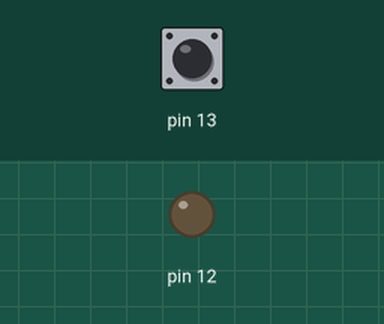
The sketch below on a simulated Arduino Uno, built with avr-gcc and run on an emulated ATmega328P. Parts: output pins drawn as LEDs (lit = HIGH). Inputs (shaded band) come from the test bench; at power-on: pin 13 LOW.

Above: at 1.2 s.
1.3 s: pin 13 pulled HIGH for 0.15 s
At 1.37 s:
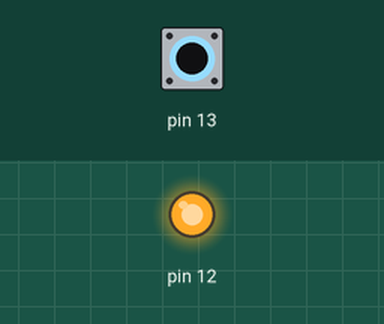
2.9 s: pin 13 pulled HIGH for 3.2 s
At 6.8 s:
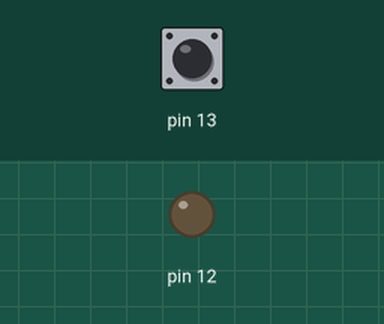
Timing chart, 0 to 8.3 s (numbered marks = the images above; inputs shaded):
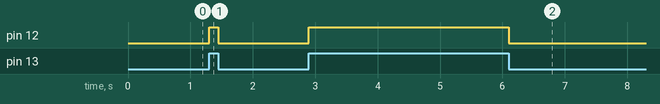

Measured:
- after the input at 1.3 s, pin 12: LOW → HIGH at once, → LOW 0.15 s later
- after the input at 2.9 s, pin 12: LOW → HIGH at once, → LOW 3.2 s later

The sketch:

LEDbutton.ino
```cpp
void setup() {
  // put your setup code here, to run once:
  pinMode(12, OUTPUT);    //LED有効化
  pinMode(13, INPUT);     //switch有効化
}

void loop() {
  // put your main code here, to run repeatedly:
  bool button = digitalRead(13); //buttonの値を保存
  if (button) {                  //もしbuttonが押されてたら...
    digitalWrite(12, HIGH);      //LEDをON
  }
  else {                         //そうでなければ...
    digitalWrite(12, LOW);       //LEDをOFF
  }
}
```
